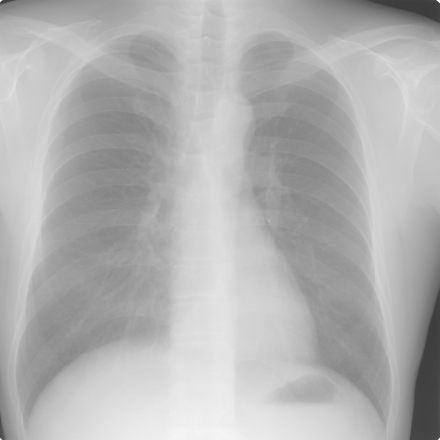
#> input picture test-image.tif, 440 x 440 px; its folder holds only this picture in this run
$ python app.py -i test-image.tif -a clahe
#> lines starting #> are read from the running program, lines starting #| are printed output that depends on the picture
### src/algorithms/clahe.py
from src.algorithms.base import BaseAlgorithm
import src.utils as pu

import numpy as np
import imageio
import matplotlib.pyplot as plt
import os
import timeit

from collections import Counter

class CLAHE(BaseAlgorithm):
	'''Contrast Limited Adaptive Histogram Equalization.
	In reality, we do a normalization before applying CLAHE, making it the N-CLAHE method, but in
	N-CLAHE the normalization is done using a log function, instead of a linear one, as we use here.
	'''

	def __init__(self, filename, results_path):
		self.filename = filename
		self.results_path = results_path
		self.get_input()
#> the answer given: 100
#> the answer given: 3
#> the answer given: 3

	def run(self):
		image = imageio.imread(self.filename)
#> image is the input picture: shape (440, 440); min 59, max 255, mean 178.2

		if len(image.shape) > 2:
			image = pu.to_grayscale(image)

		normalized_image = pu.normalize(np.min(image), np.max(image), 0, 255, image)
#> in normalize, `ratio = (val - min_old) / (max_old - min_old)`:
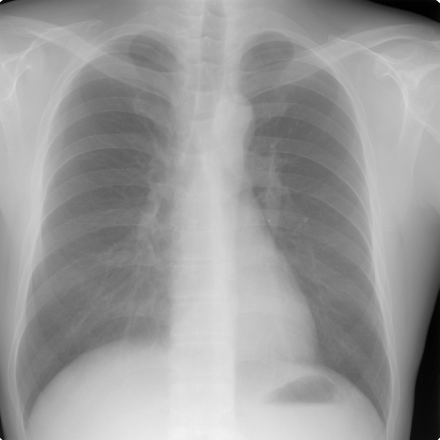
#> ratio: shape (440, 440) float64; min 0, max 1, mean 0.608
		imageio.imwrite(os.path.join(self.results_path, "normalized_image.jpg"), normalized_image)

		start = timeit.default_timer()
		equalized_image = self.clahe(normalized_image)
		stop = timeit.default_timer()

		self.export_histogram(image, normalized_image, equalized_image)
		self.export_run_info(stop - start)

		return equalized_image

	def get_input(self):
		print("Window size: ")
		self.window_size = int(input())
		print("Clip limit: ")
		self.clip_limit = int(input())
		print("Number of iterations: ")
		self.n_iter = int(input())

	def clahe(self, image):
		'''Applies the CLAHE algorithm in an image.

		Parameters:
			image: image to be processed.

		Returns a processed image.
		'''

		border = self.window_size // 2

		padded_image = np.pad(image, border, "reflect")
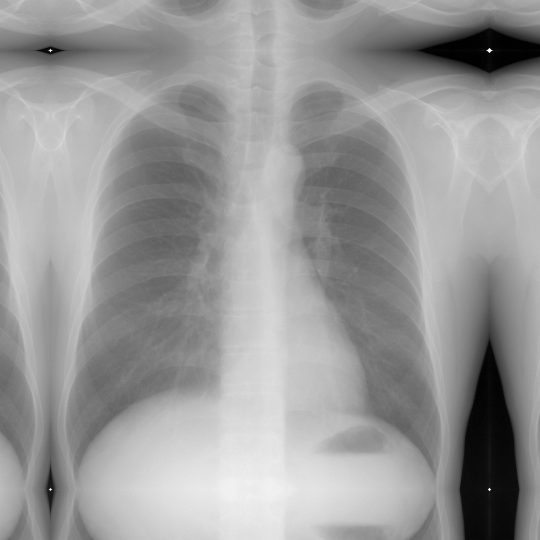
#> padded_image: shape (540, 540); min 0, max 255, mean 153.1
		shape = padded_image.shape
#> shape = (540, 540)
		padded_equalized_image = np.zeros(shape).astype(np.uint8)

		for i in range(border, shape[0] - border):
			if i % 50 == 0:
				print(f"Line: {i}")
			for j in range(border, shape[1] - border):
				# Region to extract the histogram
				region = padded_image[i-border:i+border+1, j-border:j+border+1]
				# Calculating the histogram from region
				hist, bins = pu.histogram(region)
				# Clipping the histogram
				clipped_hist = pu.clip_histogram(hist, bins, self.clip_limit)
				# Trying to reduce the values above clipping
				for _ in range(self.n_iter):
					clipped_hist = pu.clip_histogram(hist, bins, self.clip_limit)
				# Calculating the CDF
				cdf = pu.calculate_cdf(hist, bins)
				# Changing the value of the image to the result from the CDF for the given pixel
				padded_equalized_image[i][j] = cdf[padded_image[i][j]]
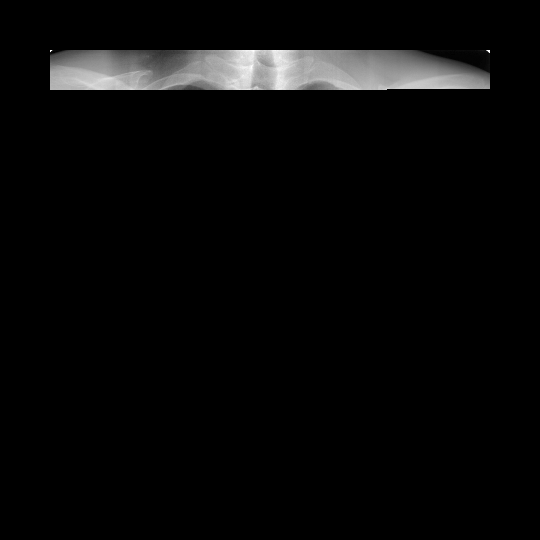
#> padded_equalized_image: shape (540, 540); min 0, max 255, mean 8.7
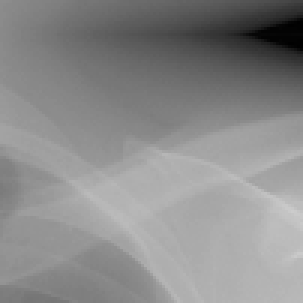
#> region: shape (101, 101) (shown 3 times larger); min 1, max 204, mean 138.5

		# Removing the padding from the image
		equalized_image = padded_equalized_image[border:shape[0] - border, border:shape[1] - border].astype(np.uint8)

		return equalized_image

	# [65 lines left out: functions clipped_histogram_equalization, export_histogram, export_run_info, not called in this run]

### src/utils.py
import numpy as np

from collections import OrderedDict, defaultdict

def normalize(min_old, max_old, min_new, max_new, val):
	'''Normalizes values to the interval [min_new, max_new]

	Parameters:
		min_old: min value from old base.
		max_old: max value from old base.
		min_new: min value from new base.
		max_new: max value from new base.
		val: float or array-like value to be normalized.
	'''

	ratio = (val - min_old) / (max_old - min_old)
	normalized = (max_new - min_new) * ratio + min_new
	return normalized.astype(np.uint8)

def histogram(data):
	'''Generates the histogram for the given data.

	Parameters:
		data: data to make the histogram.

	Returns: histogram, bins.
	'''

	pixels, count = np.unique(data, return_counts=True)
	hist = OrderedDict()

	for i in range(len(pixels)):
		hist[pixels[i]] = count[i]

	return np.array(list(hist.values())), np.array(list(hist.keys()))

# [7 lines left out: function to_grayscale, not called in this run]

def clip_histogram(hist, bins, clip_limit):
	'''Clips the given histogram.

	Parameters:
		hist: frequencies of each pixel.
		bins: pixels.
		clip_limit: limit to pixel frequencies.

	Returns the clipped hist.
	'''

	n_bins = len(bins)

	# Removing values above clip_limit
	excess = 0
	for i in range(n_bins):
		if hist[i] > clip_limit:
#> (the run stopped early here; a loop or call above may not have finished)
